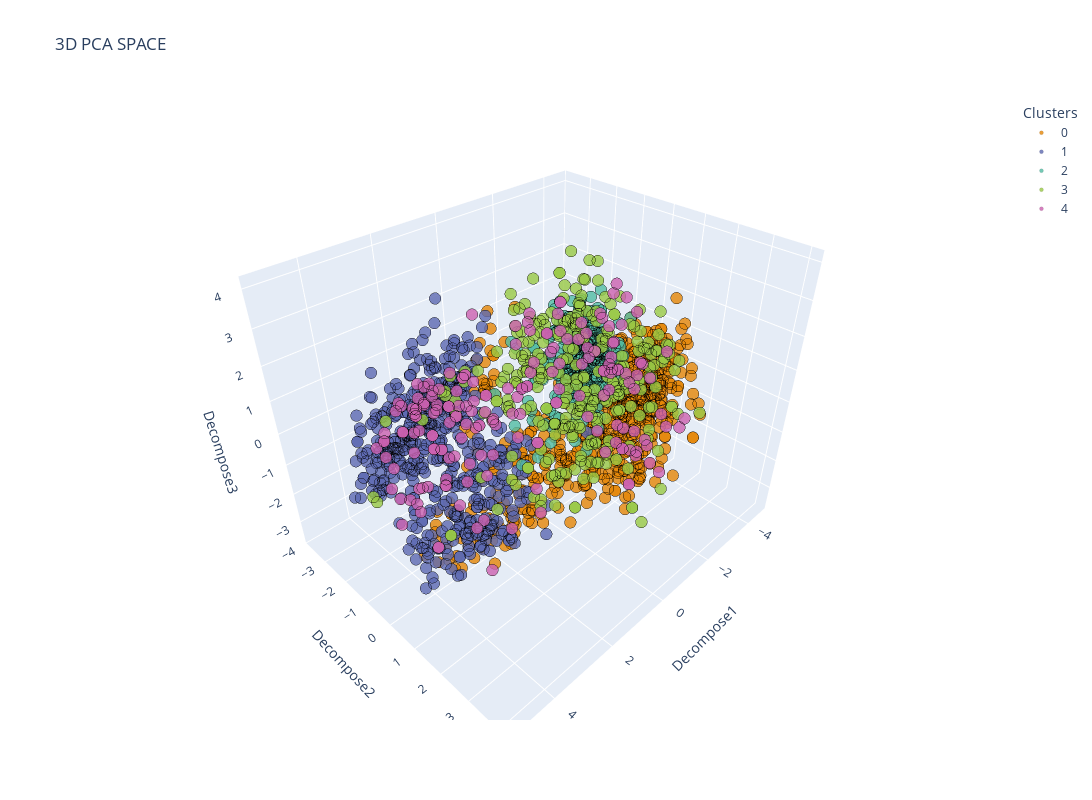

This figure's notebook cell:
### Code cell
visual_gmm = gmm_data_pca.drop(['Hard Clusters', 'soft_clusters'], axis = 1)
visual_gmm_3D = dimensionReduce(visual_gmm, num_components= 3)
visual_gmm_3D['Clusters'] = gmm_data_pca['Hard Clusters']
plotter(visual_gmm_3D, 3)

### Figure 1 — Plotly figure (JSON) as saved in the notebook; plotly's stock layout.template omitted (floating-point values rounded to 4 significant figures; data arrays with more than 128 entries replaced by an {"elided": "..."} marker saying what was removed)
{"data": [{"hovertemplate": "Clusters=0<br>Decompose1=%{x}<br>Decompose2=%{y}<br>Decompose3=%{z}<extra></extra>", "legendgroup": "0", "marker": {"color": "rgb(229, 134, 6)", "line": {"color": "black", "width": 0.1}, "opacity": 0.8, "size": 4, "symbol": "circle"}, "mode": "markers", "name": "0", "scene": "scene", "showlegend": true, "type": "scatter3d", "x": {"elided": "655 float values"}, "y": {"elided": "655 float values"}, "z": {"elided": "655 float values"}}, {"hovertemplate": "Clusters=1<br>Decompose1=%{x}<br>Decompose2=%{y}<br>Decompose3=%{z}<extra></extra>", "legendgroup": "1", "marker": {"color": "rgb(93, 105, 177)", "line": {"color": "black", "width": 0.1}, "opacity": 0.8, "size": 4, "symbol": "circle"}, "mode": "markers", "name": "1", "scene": "scene", "showlegend": true, "type": "scatter3d", "x": {"elided": "544 float values"}, "y": {"elided": "544 float values"}, "z": {"elided": "544 float values"}}, {"hovertemplate": "Clusters=2<br>Decompose1=%{x}<br>Decompose2=%{y}<br>Decompose3=%{z}<extra></extra>", "legendgroup": "2", "marker": {"color": "rgb(82, 188, 163)", "line": {"color": "black", "width": 0.1}, "opacity": 0.8, "size": 4, "symbol": "circle"}, "mode": "markers", "name": "2", "scene": "scene", "showlegend": true, "type": "scatter3d", "x": {"elided": "320 float values"}, "y": {"elided": "320 float values"}, "z": {"elided": "320 float values"}}, {"hovertemplate": "Clusters=3<br>Decompose1=%{x}<br>Decompose2=%{y}<br>Decompose3=%{z}<extra></extra>", "legendgroup": "3", "marker": {"color": "rgb(153, 201, 69)", "line": {"color": "black", "width": 0.1}, "opacity": 0.8, "size": 4, "symbol": "circle"}, "mode": "markers", "name": "3", "scene": "scene", "showlegend": true, "type": "scatter3d", "x": {"elided": "289 float values"}, "y": {"elided": "289 float values"}, "z": {"elided": "289 float values"}}, {"hovertemplate": "Clusters=4<br>Decompose1=%{x}<br>Decompose2=%{y}<br>Decompose3=%{z}<extra></extra>", "legendgroup": "4", "marker": {"color": "rgb(204, 97, 176)", "line": {"color": "black", "width": 0.1}, "opacity": 0.8, "size": 4, "symbol": "circle"}, "mode": "markers", "name": "4", "scene": "scene", "showlegend": true, "type": "scatter3d", "x": {"elided": "186 float values"}, "y": {"elided": "186 float values"}, "z": {"elided": "186 float values"}}], "layout": {"autosize": true, "height": 800, "legend": {"title": {"text": "Clusters"}, "tracegroupgap": 0}, "scene": {"domain": {"x": [0, 1], "y": [0, 1]}, "xaxis": {"title": {"text": "Decompose1"}}, "yaxis": {"title": {"text": "Decompose2"}}, "zaxis": {"title": {"text": "Decompose3"}}}, "showlegend": true, "title": {"text": "3D PCA SPACE"}, "width": 1300}}
